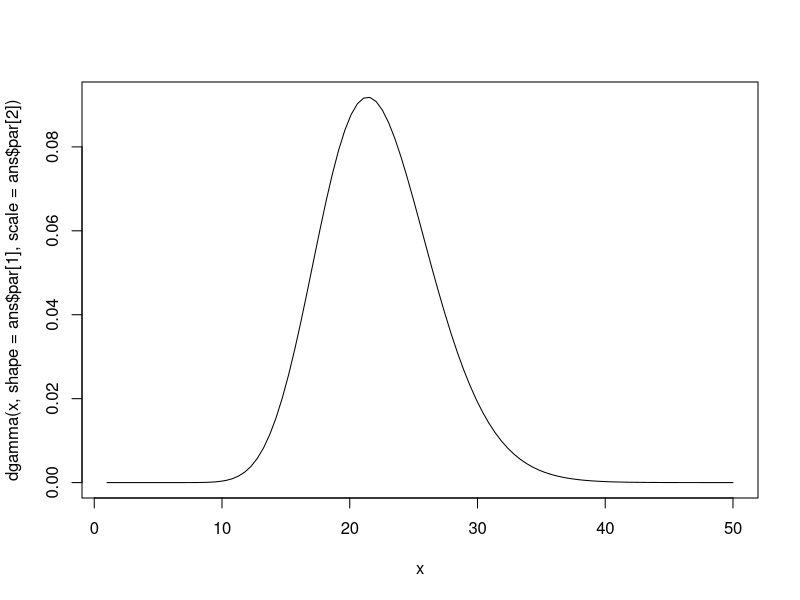
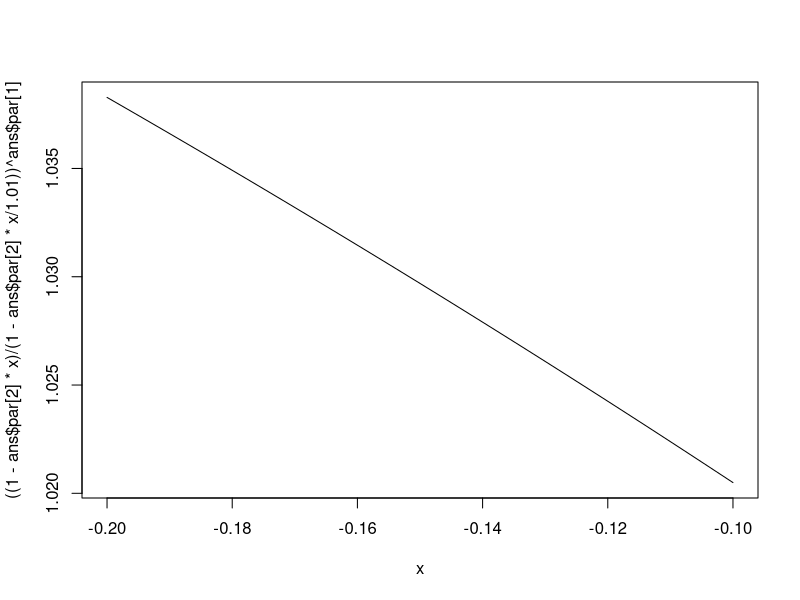
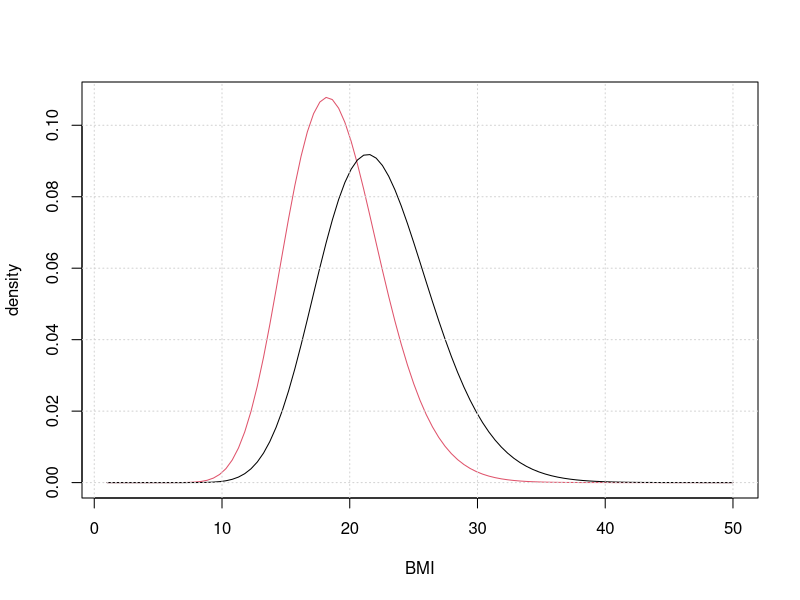

R code for these plots, in order: (Note: this script raises an error after producing the figures.)
library(here)
library(data.table)
library(ggplot2)
library(readxl)

## ----------------- BMI/thinness -------
## BMI distribution
## 18.5 lower quintile
## 95th obese = 30

## fit gamma distribution to these assumptions:
F <- function(x) (qgamma(0.2,shape=x[1],scale=x[2])-18.5)^2 + (qgamma(0.95,shape=x[1],scale=x[2])-30)^2 #error
(ans <- optim(par=c(2,20),fn=F,method='L-BFGS-B',lower=0.1,upper=100)) #ans:  25.4526201  0.8751584
curve(dgamma(x,shape=ans$par[1],scale=ans$par[2]),from=1,to=50) #check

## now what distribution gives a particular level of thinness?
(m <- ans$par[1]*ans$par[2])
(s <- ans$par[1]*ans$par[2]^2)
xr <- pnorm(-2) #ref point for -2z
bmi2z <- qgamma(xr,shape=ans$par[1],scale=ans$par[2])
pgamma(bmi2z,shape=ans$par[1],scale=ans$par[2]) #prob below in std dist
(pc <- pgamma(bmi2z,shape=ans$par[1],scale=ans$par[2]/1.3)) #EG prob below in std dist

## function to scale this so as to achive thinness proportion
getscale <- function(propthin) uniroot(function(x) propthin-pgamma(bmi2z,shape=ans$par[1],scale=ans$par[2]/x),
                                      interval = c(0.5,10))$root
getscale(0.2) #test

png(here('plots/BMIeg.png'))
curve(dgamma(x,shape=ans$par[1],scale=ans$par[2]/getscale(0.1)),
      from=1,to=50,col=2,
      xlab='BMI',ylab='density') #check
curve(dgamma(x,shape=ans$par[1],scale=ans$par[2]),
      from=1,to=50,add=TRUE) #check
grid()
dev.off()


## https://academic.oup.com/ije/article/39/1/149/713956?login=false
## 13.8% per unit BMI 13.8% (95% CI 13.4−14.2)
## MGF = E[exp(tX)] = 1/(1-theta*t)^k
alph <- log(1-0.138) #per BMI
alph.lo <- log(1-0.142) #per BMI
alph.hi <- log(1-0.134) #per BMI

## un-normalized RR
unRR <- function(a,k,th) 1/(1-th*a)^k
unRR(alph,ans$par[1],ans$par[2]/1.2) / unRR(alph,ans$par[1],ans$par[2]) #test

getRR <- function(scale,A) unRR(A,ans$par[1],ans$par[2]/scale) / unRR(A,ans$par[1],ans$par[2])
getRR(1.2,alph) #test

## NOTE getRR is monotonic decreasing in a (for scale>1):
## (1-B*a)^k/(1-C*a)^k
curve(((1-ans$par[2]*x)/(1-ans$par[2]*x/1.01))^ans$par[1],from=-0.1,to=-0.2)
## and increasing if scale<1

TH <- read_excel(here('rawdata/Adolescent Thiness Data.xlsx'))
TH <- as.data.table(TH)
TH <- TH[2:nrow(TH)]
names(TH)[2] <- 'pcthin'
names(TH)[3] <- 'go'
TH[,go:=NULL]

## calculate the RRs from thinness
TH[,c('RR','RR.lo','RR.hi'):=1.0]
for(i in 1:nrow(TH)){
  scl <- getscale(TH$pcthin[i]/1e2)
  TH$RR[i] <- getRR(scl,alph)
  if(scl>1){
    TH$RR.hi[i] <- getRR(scl,alph.lo)
    TH$RR.lo[i] <- getRR(scl,alph.hi)
  } else {
    TH$RR.hi[i] <- getRR(scl,alph.hi)
    TH$RR.lo[i] <- getRR(scl,alph.lo)
  }
}
TH[,RR.sd:=(RR.hi-RR.lo)/3.92]

TH

fwrite(TH,file=here('outdata/thinness.RRs.csv')) #NOTE no uncertainty given for pcthin
